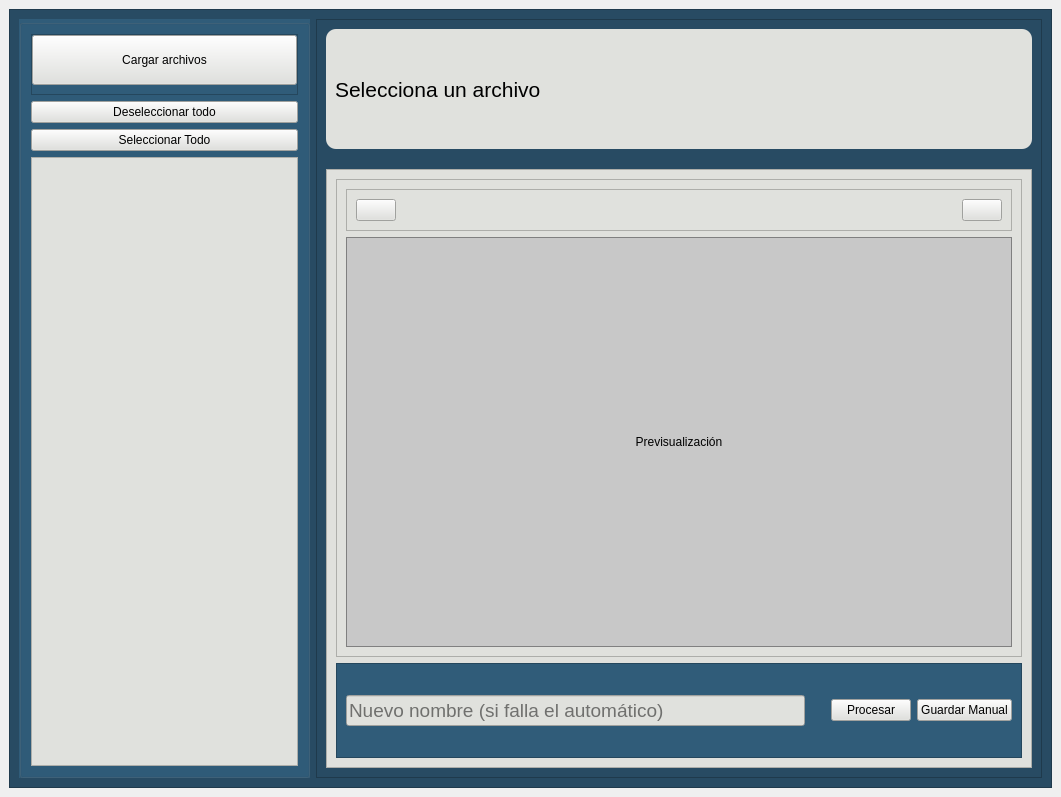
<?xml version="1.0" encoding="UTF-8"?>
<ui version="4.0">
 <class>MainWindow</class>
 <widget class="QMainWindow" name="MainWindow">
  <property name="geometry">
   <rect>
    <x>0</x>
    <y>0</y>
    <width>1061</width>
    <height>797</height>
   </rect>
  </property>
  <property name="windowTitle">
   <string>Lector de Guías</string> </property>
  <widget class="QWidget" name="centralwidget">
   <layout class="QVBoxLayout" name="verticalLayout">
    <item>
     <widget class="QFrame" name="frame">
      <property name="styleSheet">
       <string notr="true">background-color: rgb(40, 75, 99);</string>
      </property>
      <property name="frameShape">
       <enum>QFrame::StyledPanel</enum>
      </property>
      <property name="frameShadow">
       <enum>QFrame::Raised</enum>
      </property>
      <layout class="QHBoxLayout" name="horizontalLayout" stretch="2,5">
       <item>
        <widget class="QGroupBox" name="groupBox">
         <property name="styleSheet">
          <string notr="true">background-color: rgb(48, 92, 121);</string>
         </property>
         <property name="title">
          <string/>
         </property>
         <layout class="QVBoxLayout" name="verticalLayout_3" stretch="1,0,0,10">
          <item>
           <widget class="QFrame" name="frame_bar">
            <property name="frameShape">
             <enum>QFrame::StyledPanel</enum>
            </property>
            <property name="frameShadow">
             <enum>QFrame::Raised</enum>
            </property>
            <layout class="QHBoxLayout" name="horizontalLayout_2">
             <property name="spacing">
              <number>0</number>
             </property>
             <property name="leftMargin">
              <number>0</number>
             </property>
             <property name="topMargin">
              <number>0</number>
             </property>
             <property name="rightMargin">
              <number>0</number>
             </property>
             <item>
              <widget class="QPushButton" name="boton_cargar">
               <property name="sizePolicy">
                <sizepolicy hsizetype="Minimum" vsizetype="Expanding">
                 <horstretch>0</horstretch>
                 <verstretch>0</verstretch>
                </sizepolicy>
               </property>
               <property name="styleSheet">
                <string notr="true">background-color: rgb(224, 225, 221);</string>
               </property>
               <property name="text">
                <string>Cargar archivos</string>
               </property>
               </widget>
             </item>
            </layout>
           </widget>
          </item>
          <item>
           <widget class="QPushButton" name="boton_deseleccionar">
            <property name="styleSheet">
             <string notr="true">background-color: rgb(224, 225, 221);</string>
            </property>
            <property name="text">
             <string>Deseleccionar todo</string>
            </property>
           </widget>
          </item>
          <item>
           <widget class="QPushButton" name="boton_seleccionar_todo">
            <property name="styleSheet">
             <string notr="true">background-color: rgb(224, 225, 221);</string>
            </property>
            <property name="text">
             <string>Seleccionar Todo</string>
            </property>
           </widget>
          </item>
          <item>
           <widget class="QListWidget" name="lista_imagenes">
            <property name="font">
             <font>
              <pointsize>14</pointsize> </font>
            </property>
            <property name="styleSheet">
             <string notr="true">background-color: rgb(224, 225, 221);</string>
            </property>
            <property name="uniformItemSizes">
             <bool>false</bool>
            </property>
           </widget>
          </item>
         </layout>
        </widget>
       </item>
       <item>
        <widget class="QFrame" name="frame_3">
         <property name="frameShape">
          <enum>QFrame::StyledPanel</enum>
         </property>
         <property name="frameShadow">
          <enum>QFrame::Raised</enum>
         </property>
         <layout class="QVBoxLayout" name="verticalLayout_2" stretch="1,5">
          <property name="spacing">
           <number>20</number>
          </property>
          <item>
           <widget class="QFrame" name="frame_2">
            <property name="styleSheet">
             <string notr="true">background-color: rgb(224, 225, 221);
border-radius: 10px;</string>
            </property>
            <property name="frameShape">
             <enum>QFrame::StyledPanel</enum>
            </property>
            <property name="frameShadow">
             <enum>QFrame::Raised</enum>
            </property>
            <layout class="QHBoxLayout" name="horizontalLayout_4">
             <item>
              <widget class="QLabel" name="label_nombre_archivo">
               <property name="font">
                <font>
                 <family>Segoe UI</family>
                 <pointsize>16</pointsize> </font>
               </property>
               <property name="text">
                <string>Selecciona un archivo</string> </property>
              </widget>
             </item>
             <item>
              <spacer name="horizontalSpacer_2">
               <property name="orientation">
                <enum>Qt::Horizontal</enum>
               </property>
               <property name="sizeType">
                <enum>QSizePolicy::Expanding</enum> </property>
               <property name="sizeHint" stdset="0">
                <size>
                 <width>40</width>
                 <height>20</height>
                </size>
               </property>
              </spacer>
             </item>
             <item>
              <widget class="QLabel" name="label_logo"> <property name="sizePolicy">
                <sizepolicy hsizetype="Fixed" vsizetype="Fixed">
                 <horstretch>0</horstretch>
                 <verstretch>0</verstretch>
                </sizepolicy>
               </property>
               <property name="minimumSize">
                 <size>
                  <width>100</width> <height>50</height>
                 </size>
                </property>
               <property name="maximumSize">
                 <size>
                  <width>150</width>
                  <height>75</height>
                 </size>
                </property>
               <property name="text">
                <string/>
               </property>
               <property name="pixmap">
                <pixmap resource="../assets/iconos.qrc">:/icons/logo_madre1.png</pixmap>
               </property>
               <property name="scaledContents">
                <bool>true</bool>
               </property>
               <property name="alignment">
                <set>Qt::AlignRight|Qt::AlignTrailing|Qt::AlignVCenter</set>
               </property>
              </widget>
             </item>
            </layout>
           </widget>
          </item>
          <item>
           <widget class="QFrame" name="frame_4">
            <property name="styleSheet">
             <string notr="true">background-color: rgb(224, 225, 221);</string>
            </property>
            <property name="frameShape">
             <enum>QFrame::StyledPanel</enum>
            </property>
            <property name="frameShadow">
             <enum>QFrame::Raised</enum>
            </property>
            <layout class="QVBoxLayout" name="verticalLayout_5" stretch="5,1">
             <item>
              <widget class="QFrame" name="frame_5">
               <property name="frameShape">
                <enum>QFrame::StyledPanel</enum>
               </property>
               <property name="frameShadow">
                <enum>QFrame::Raised</enum>
               </property>
               <layout class="QVBoxLayout" name="verticalLayout_4" stretch="0,1">
                 <item>
                   <widget class="QFrame" name="frame_7">
                    <property name="frameShape">
                     <enum>QFrame::StyledPanel</enum>
                    </property>
                    <property name="frameShadow">
                     <enum>QFrame::Raised</enum>
                    </property>
                    <layout class="QHBoxLayout" name="horizontalLayout_5">
                     <item>
                      <widget class="QPushButton" name="boton_volver_imagen">
                       <property name="text">
                        <string/>
                       </property>
                       <property name="icon">
                        <iconset resource="../assets/iconos.qrc">
                         <normaloff>:/icons/chevron_right.png</normaloff> </iconset>
                       </property>
                       <property name="toolTip">
                         <string>Imagen Anterior</string> </property>
                      </widget>
                     </item>
                     <item>
                      <spacer name="horizontalSpacer_3">
                       <property name="orientation">
                        <enum>Qt::Horizontal</enum>
                       </property>
                       <property name="sizeHint" stdset="0">
                        <size>
                         <width>40</width>
                         <height>20</height>
                        </size>
                       </property>
                      </spacer>
                     </item>
                     <item>
                       <widget class="QPushButton" name="boton_siguiente_imagen">
                       <property name="text">
                        <string/>
                       </property>
                       <property name="icon">
                         <iconset resource="../assets/iconos.qrc">
                          <normaloff>:/icons/forward.png</normaloff> </iconset>
                       </property>
                       <property name="toolTip">
                         <string>Siguiente Imagen</string> </property>
                      </widget>
                     </item>
                    </layout>
                   </widget>
                  </item>
                 <item>
                   <widget class="QLabel" name="label_preview">
                    <property name="sizePolicy">
                      <sizepolicy hsizetype="Ignored" vsizetype="Ignored"> <horstretch>0</horstretch>
                       <verstretch>0</verstretch>
                      </sizepolicy>
                     </property>
                     <property name="minimumSize">
                      <size>
                       <width>200</width> <height>200</height>
                      </size>
                     </property>
                    <property name="styleSheet">
                     <string notr="true">background-color: rgb(200, 200, 200); border: 1px solid gray;</string> </property>
                    <property name="text">
                     <string>Previsualización</string> </property>
                    <property name="alignment">
                     <set>Qt::AlignCenter</set> </property>
                    <property name="scaledContents">
                     <bool>false</bool> </property>
                   </widget>
                 </item>
               </layout>
              </widget>
             </item>
             <item>
              <widget class="QFrame" name="frame_6">
               <property name="styleSheet">
                <string notr="true">background-color: rgb(48, 92, 121);</string>
               </property>
               <property name="frameShape">
                <enum>QFrame::StyledPanel</enum>
               </property>
               <property name="frameShadow">
                <enum>QFrame::Raised</enum>
               </property>
               <layout class="QHBoxLayout" name="horizontalLayout_3">
                <item>
                 <widget class="QLineEdit" name="linea_edicion_texto">
                  <property name="font">
                   <font>
                    <family>Segoe UI</family>
                    <pointsize>14</pointsize> <weight>50</weight>
                    <bold>false</bold>
                   </font>
                  </property>
                  <property name="styleSheet">
                   <string notr="true">background-color: rgb(224, 225, 221);</string>
                  </property>
                  <property name="placeholderText">
                    <string>Nuevo nombre (si falla el automático)</string> </property>
                 </widget>
                </item>
                <item>
                 <spacer name="horizontalSpacer">
                  <property name="orientation">
                   <enum>Qt::Horizontal</enum>
                  </property>
                  <property name="sizeType">
                   <enum>QSizePolicy::Fixed</enum>
                  </property>
                  <property name="sizeHint" stdset="0">
                   <size>
                    <width>20</width> <height>20</height>
                   </size>
                  </property>
                 </spacer>
                </item>
                <item>
                 <widget class="QPushButton" name="boton_procesar">
                  <property name="styleSheet">
                   <string notr="true">background-color: rgb(224, 225, 221);</string>
                  </property>
                  <property name="text">
                   <string>Procesar</string>
                  </property>
                 </widget>
                </item>
                <item>
                 <widget class="QPushButton" name="boton_guardar">
                  <property name="styleSheet">
                   <string notr="true">background-color: rgb(224, 225, 221);</string>
                  </property>
                  <property name="text">
                   <string>Guardar Manual</string> </property>
                   <property name="toolTip">
                     <string>Guarda el nombre editado para el archivo seleccionado</string>
                   </property>
                 </widget>
                </item>
               </layout>
              </widget>
             </item>
            </layout>
           </widget>
          </item>
         </layout>
        </widget>
       </item>
      </layout>
     </widget>
    </item>
   </layout>
  </widget>
 </widget>
 <resources>
  <include location="../assets/iconos.qrc"/>
 </resources>
 <connections/>
</ui>
